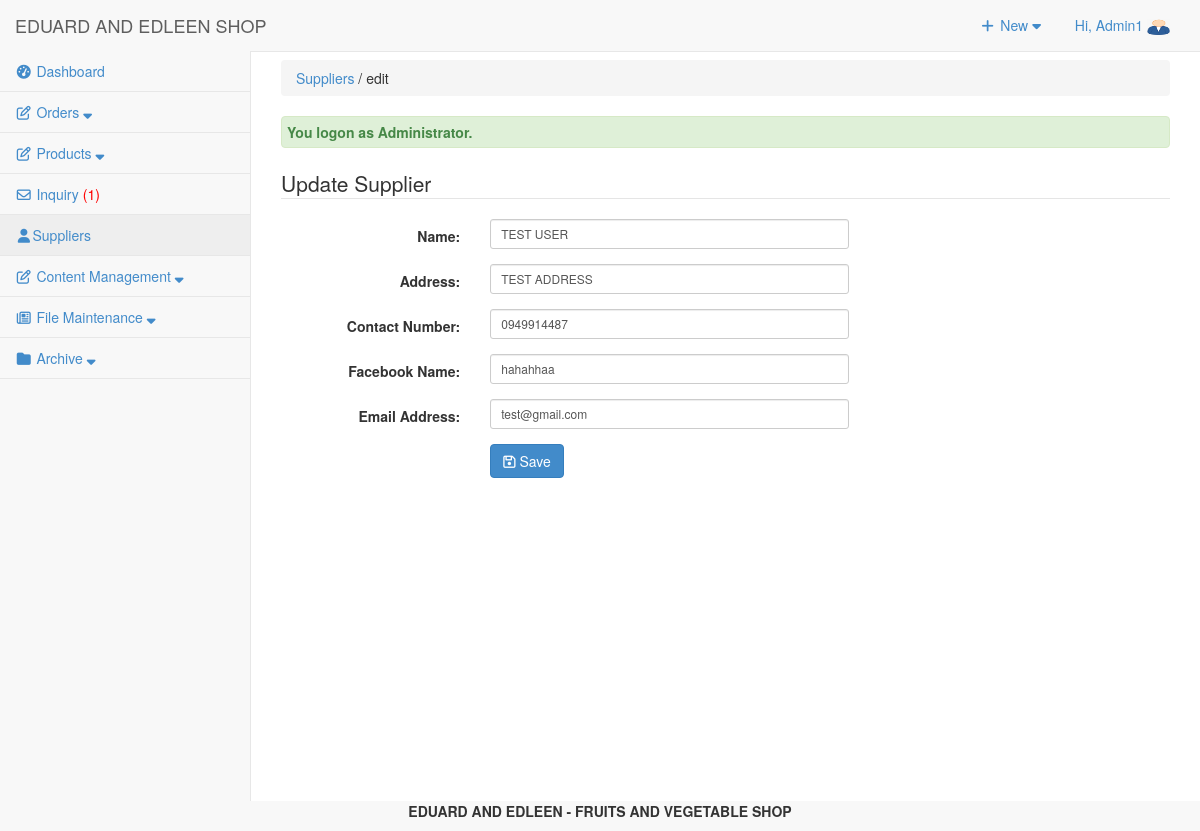
The app's page /admin/supplier/index.php?view=edit&id=1 (signed in) with its own data.
### tables this page shows
CREATE TABLE `tbluseraccount` (
  `USERID` int(11) NOT NULL,
  `U_NAME` varchar(122) NOT NULL,
  `U_USERNAME` varchar(122) NOT NULL,
  `U_PASS` varchar(122) NOT NULL,
  `U_ROLE` varchar(30) NOT NULL,
  `USERIMAGE` varchar(255) NOT NULL,
  `U_STATUS` varchar(255) NOT NULL DEFAULT 'Active'
);

CREATE TABLE `tblsupplier` (
  `supplier_id` int(11) NOT NULL,
  `supplier_name` varchar(255) NOT NULL,
  `supplier_address` varchar(255) NOT NULL,
  `supplier_num` varchar(255) NOT NULL,
  `fbname` varchar(255) NOT NULL,
  `email_add` varchar(255) NOT NULL
);

### admin/supplier/index.php (called while the page is built, shortened)
<?php
require_once("../../include/initialize.php");
$view = (isset($_GET['view']) && $_GET['view'] != '') ? $_GET['view'] : '';
 $title="Suppliers";
 $header=$view;
require_once ("../theme/templates.php");
?>

### include/database.php (called while the page is built, shortened)
<?php
class Database {
	var $sql_string = '';
	private $conn;
	public function open_connection() {
		$this->conn = mysqli_connect(server,user,pass);
		if(!$this->conn){
			echo "Problem in database connection! Contact administrator!";
			exit();
		}else{
			$db_select = mysqli_select_db($this->conn,database_name);
		}
	}
	function setQuery($sql='') {
		$this->sql_string=$sql;
	}
	function executeQuery() {
		$result = mysqli_query($this->conn,$this->sql_string);
		return $result;
	}
	private function confirm_query($result) {
		return $result;
	}
	function loadSingleResult() {
		$cur = $this->executeQuery();
		while ($row = mysqli_fetch_object($cur)) {
		return $data = $row;
		}
	}
	public function num_rows($result_set) {
		return mysqli_num_rows($result_set);
	}
}
$mydb = new Database();
?>

### include/accounts.php (called while the page is built, shortened)
<?php
require_once(LIB_PATH.DS.'database.php');
class User {
	protected static  $tblname = "tbluseraccount";
	function single_user($id=""){
			global $mydb;
			$mydb->setQuery("SELECT * FROM ".self::$tblname."
				Where USERID= '{$id}' LIMIT 1");
			$cur = $mydb->loadSingleResult();
			return $cur;
	}
}
?>

### include/supplier.php (called while the page is built, shortened)
<?php
require_once(LIB_PATH.DS.'database.php');
class Supplier {
	protected static  $tblname = "tblsupplier";
	function single_supplier($id=""){
			global $mydb;
			$mydb->setQuery("SELECT * FROM ".self::$tblname."
				Where supplier_id= '{$id}' LIMIT 1");
			$cur = $mydb->loadSingleResult();
			return $cur;
	}
}
?>

### admin/supplier/edit.php (the view, shortened to what this page needs)
<?php
     $supplier_id = $_GET['id'];
     $supplier = New Supplier();
     $singlesupplier = $supplier->single_supplier($supplier_id);
?>
 <form class="form-horizontal span6" action="controller.php?action=edit" method="POST">
          <fieldset>
            <legend> Update Supplier</legend>
                  <div class="form-group">
                    <div class="col-md-8">
                      <label class="col-md-4 control-label" for=
                      "supplier_name">Name:</label>
                      <div class="col-md-8">
                         <input class="form-control input-sm" id="supplier_name" name="supplier_name" placeholder=
                            "Account Name" type="text" value="<?php echo $singlesupplier->supplier_name; ?>">
                      </div>
                    </div>
                  </div>
                  <div class="form-group">
                    <div class="col-md-8">
                      <label class="col-md-4 control-label" for=
                      "supplier_address">Address:</label>
                      <div class="col-md-8">
                         <input class="form-control input-sm" id="supplier_address" name="supplier_address" placeholder=
                            "Address" type="text" value="<?php echo $singlesupplier->supplier_address; ?>">
                      </div>
                    </div>
                  </div>
                  <div class="form-group">
                    <div class="col-md-8">
                      <label class="col-md-4 control-label" for=
                      "supplier_num">Contact Number:</label>
                      <div class="col-md-8">
                         <input class="form-control input-sm" id="supplier_num" name="supplier_num" placeholder=
                            "Contact Number" type="text" value="<?php echo $singlesupplier->supplier_num; ?>">
                      </div>
                    </div>
                  </div>
                  <div class="form-group">
                    <div class="col-md-8">
                      <label class="col-md-4 control-label" for=
                      "fbname">Facebook Name:</label>
                      <div class="col-md-8">
                         <input class="form-control input-sm" id="fbname" name="fbname" placeholder=
                            "Facebook Name" type="text" value="<?php echo $singlesupplier->fbname; ?>">
                            </div>
                    </div>
                  </div>
                    <div class="form-group">
                    <div class="col-md-8">
                      <label class="col-md-4 control-label" for=
                      "email_add">Email Address:</label>
                      <div class="col-md-8">
                         <input class="form-control input-sm" id="email_add" name="email_add" placeholder=
                            "Email Address" type="email" value="<?php echo $singlesupplier->email_add; ?>">
                            </div>
                            </div>
                            </div>
             <div class="form-group">
                    <div class="col-md-8">
                      <label class="col-md-4 control-label" for=
                      "idno"></label>
                      <div class="col-md-8">
                         <button class="btn btn-primary " name="save" type="submit" ><span class="fa fa-save fw-fa"></span> Save</button>
                      </div>
                    </div>
                  </div>
          </fieldset>
        <div class="form-group">
                <div class="rows">
                  <div class="col-md-6">
                    <label class="col-md-6 control-label" for=
                    "otherperson"></label>
                    <div class="col-md-6">
                    </div>
                  </div>
                  <div class="col-md-6" align="right">
                   </div>
              </div>
              </div>
        </form>
        </div>

### admin/theme/templates.php (shortened to what this page needs)
<!DOCTYPE html>
<html lang="en">
<head>
<link href="<?php echo web_root; ?>admin/css/bootstrap.min.css" rel="stylesheet">
<link href="<?php echo web_root; ?>admin/css/metisMenu.min.css" rel="stylesheet">
<link href="<?php echo web_root; ?>admin/css/timeline.css" rel="stylesheet">
<link href="<?php echo web_root; ?>admin/css/sb-admin-2.css" rel="stylesheet">
<link href="<?php echo web_root; ?>admin/font/css/font-awesome.min.css" rel="stylesheet" type="text/css">
<link href="<?php echo web_root; ?>admin/font/font-awesome.min.css" rel="stylesheet" type="text/css">
<link href="<?php echo web_root; ?>admin/css/dataTables.bootstrap.css" rel="stylesheet">
<link href="<?php echo web_root; ?>css/bootstrap-datetimepicker.min.css" rel="stylesheet" media="screen">
<link href="<?php echo web_root; ?>css/datepicker.css" rel="stylesheet" media="screen">
<link href="<?php echo web_root; ?>admin/css/costum.css" rel="stylesheet">
<link href="<?php echo web_root; ?>admin/css/ekko-lightbox.css" rel="stylesheet">
</head>
  <?php
    $query = "SELECT * FROM tblsummary WHERE ORDEREDSTATS = 'Pending'";
    $mydb->setQuery($query);
    $query = "SELECT * FROM tblinquiry WHERE INQSTATUS = 'NEW'";
    $mydb->setQuery($query);
    $cur = $mydb->executeQuery();
    $rowscount = $mydb->num_rows($cur);
    $res = isset($rowscount)? $rowscount : 0;
    if($res>0){
    $inquiry = '<span style="color:red;">('.$res.')</span>';
    }else{
        $inquiry = '<span> ('.$res.')</span>';
    }
?>
<body>
   <div id="wrapper">
        <nav class="navbar navbar-default navbar-static-top  " role="navigation" style="margin-bottom: 0">
            <div class="navbar-header">
                 <a class="navbar-brand"  href="<?php echo web_root; ?>admin/index.php" >EDUARD AND EDLEEN SHOP</a>
            </div>
            <ul class="nav navbar-top-links navbar-right">
                 <li class="dropdown">
                    <a class="dropdown-toggle" data-toggle="dropdown" href="#">
                        <i class="fa fa-plus fa-fw"></i> New  <i class="fa fa-caret-down"></i>
                    </a>
                </li>
<?php
 $user = New User();
$singleuser = $user->single_user($_SESSION['USERID']);
?>
                <li class="dropdown">
                    <a class="dropdown-toggle" data-toggle="dropdown" href="#">
                        Hi, <?php echo $_SESSION['U_NAME']; ?> <img title="profile image" width="23px" height="17px" src="<?php echo web_root.'admin/user/'.$singleuser ->USERIMAGE ?>">
                    </a>
                </li>
            </ul>
            <div class="navbar-default sidebar" role="navigation">
                <div class="sidebar-nav navbar-collapse">
                    <ul class="nav" id="side-menu">
                        <li>
                             <a href="<?php echo web_root; ?>admin/dashboard/"><i class="fa fa-tachometer fa-fw"></i>  Dashboard </a>
                        </li>
                        <li class="nav-item">
                            <a class="nav-link" data-toggle="collapse" href="#collapseExample4" aria-expanded="false" aria-controls="collapseExample">
                                <i class="fa fa-pencil-square-o fa-fw"></i><span class="menu-orders"> Orders <i class="fa fa-sort-down"></i></span>
                            </a>
                        </li>
                        <li class="nav-item">
                            <a class="nav-link" data-toggle="collapse" href="#collapseExample5" aria-expanded="false" aria-controls="collapseExample">
                                <i class="fa fa-pencil-square-o fa-fw"></i><span class="menu-title"> Products <i class="fa fa-sort-down"></i></span>
                            </a>
                        </li>
                        <li>
                             <a href="<?php echo web_root; ?>admin/inquiry/" ><i class="fa fa-envelope-o fa-fw"></i>  Inquiry <?php echo $inquiry; ?></a>
                        </li>
                        <li>
                             <a href="<?php echo web_root; ?>admin/supplier/" ><i class="fa fa-user fa-fw"></i>Suppliers</a>
                        </li>
                        <li class="nav-item">
                            <a class="nav-link" data-toggle="collapse" href="#collapseExample1" aria-expanded="false" aria-controls="collapseExample">
                                <i class="fa fa-pencil-square-o fa-fw"></i><span class="menu-title"> Content Management <i class="fa fa-sort-down"></i></span>
                            </a>
                        </li>
                        <li class="nav-item">
                            <a class="nav-link" data-toggle="collapse" href="#collapseExample3" aria-expanded="false" aria-controls="collapseExample">
                                <i class="fa fa-newspaper-o fa-fw"></i><span class="menu-title"> File Maintenance <i class="fa fa-sort-down"></i></span>
                            </a>
                        </li>
                        <?php if ($_SESSION['U_ROLE']=='Administrator') {
                        ?>
                        <li class="nav-item">
                            <a class="nav-link" data-toggle="collapse" href="#collapseExample2" aria-expanded="false" aria-controls="collapseExample">
                                <i class="fa fa-folder fa-fw"></i><span class="menu-title"> Archive <i class="fa fa-sort-down"></i></span>
                            </a>
                        </li>
                 <?php }  ?>
                    </ul>
                </div>
            </div>
        </nav>
  <div id="page-wrapper">
            <div class="row" >
                <div class="col-lg-12">
                    <?php
                    if ($title<>'Dashboard'){
                       echo   '<p class="breadcrumb" style="margin-top: 8px;">
                        <a href="index.php" title="'. $title.'" >'. $title.'</a>
                        '.(isset($header) ? ' / '. $header : '').'  </p>'  ;
                    } ?>
                  <?php require_once $content; ?>
                </div>
            </div>
        </div>
</body>
      <footer><p  style="text-align: center;font-weight: bold;"> EDUARD AND EDLEEN - FRUITS AND VEGETABLE SHOP </p></footer>
</html>

### admin/css/sb-admin-2.css (style rules this page uses)
body { background-color: #f8f8f8; }
#wrapper { width: 100%; }
#page-wrapper { padding: 0 15px; min-height: 568px; background-color: #fff; }
@media (min-width:768px) { #page-wrapper { position: inherit; margin: 0 0 0 250px; padding: 0 30px; border-left: 1px solid #e7e7e7; } }
.navbar-top-links { margin-right: 0; }
.navbar-top-links li { display: inline-block; }
.navbar-top-links li:last-child { margin-right: 15px; }
.navbar-top-links li a { padding: 15px; min-height: 50px; }
.sidebar .sidebar-nav.navbar-collapse { padding-right: 0; padding-left: 0; }
.sidebar ul li { border-bottom: 1px solid #e7e7e7; }
.sidebar ul li a.active { background-color: #eee; }
@media (min-width:768px) { .sidebar { z-index: 1; position: absolute; width: 250px; margin-top: 51px; } }

### records on screen
tbluseraccount: USERIMAGE (picture)
tblsupplier: supplier_name "TEST USER", supplier_address "TEST ADDRESS", supplier_num "0949914487", fbname "hahahhaa", email_add "test@gmail.com"

### other values on screen
$_SESSION['U_NAME'] "Admin1"
$res "1"
$title "Suppliers"
$header "edit"
$_SESSION['message'] "You logon as Administrator."
